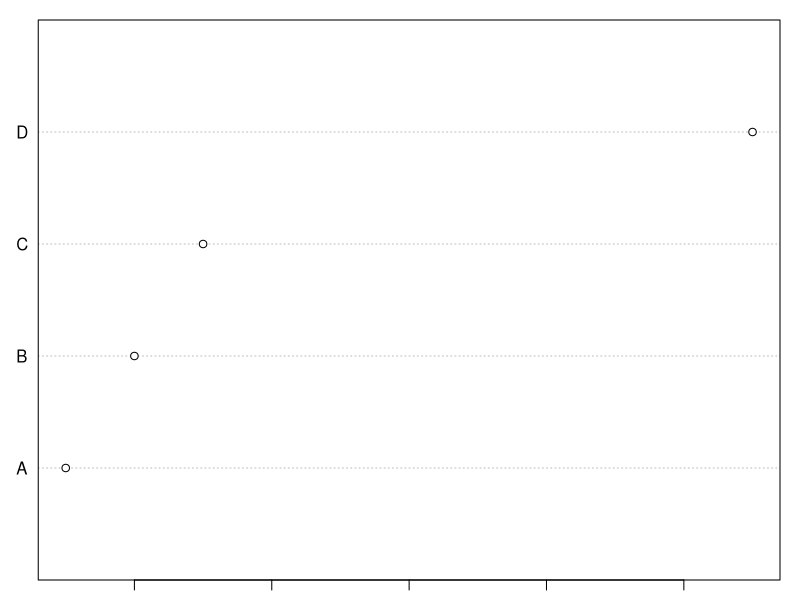

Write the R code that produced this figure.
# Example dot plot
# - Class: text
# Output: One type of plot is a DOT PLOT.  In a dot plot, there is a horizontal x-axis, and the data are visualized as dots above this x-axis. 
par(mar=c(1,1,1,1))
dotchart(c(13,14,15,23),labels=c("A","B","C","D"))

         